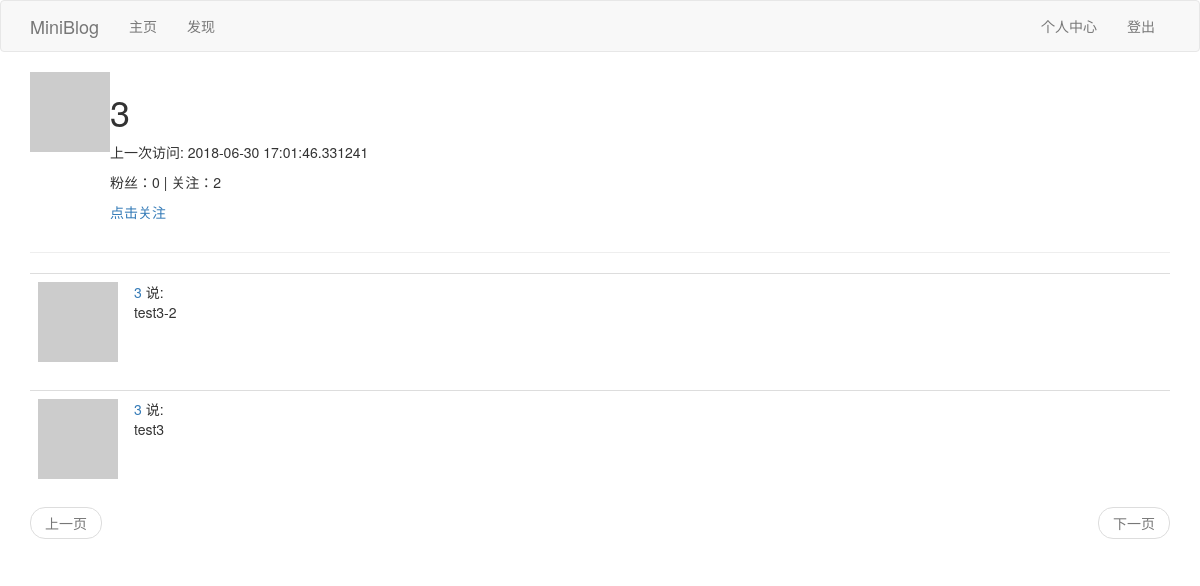
The app's page /user/3 (signed in), older data.
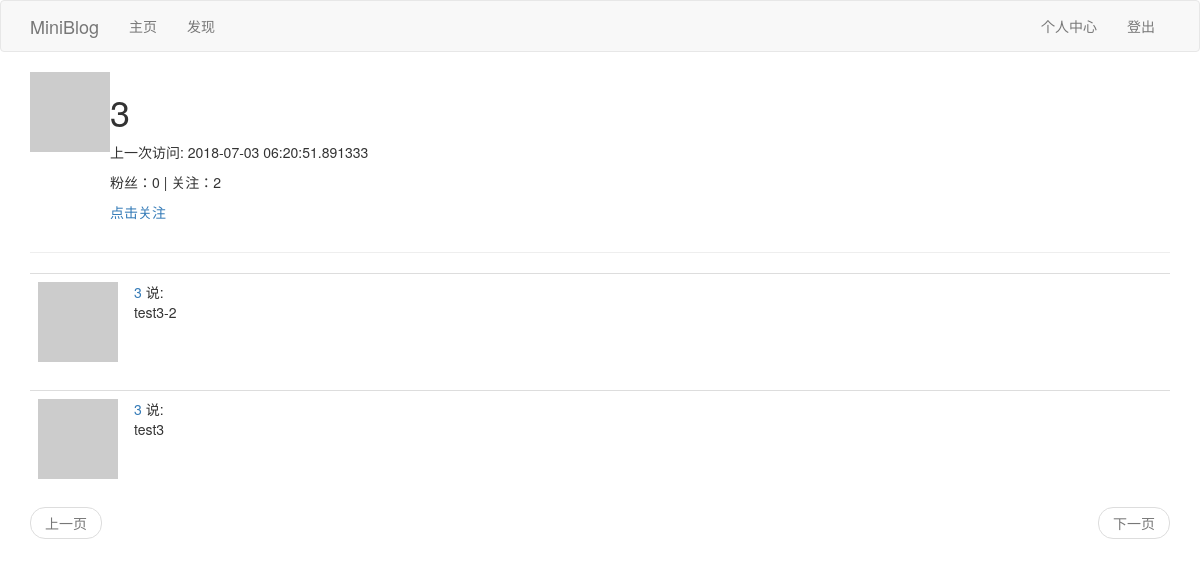
The same page, newer data.
### app/models.py (models this page shows, shortened)
class User(UserMixin,db.Model):
	__tablename__ = 'user'
	id = db.Column(db.Integer,primary_key=True)
	username = db.Column(db.String(64),index=True,unique=True)
	email = db.Column(db.String(64),index=True,unique=True)
	password_hash = db.Column(db.String(128))
	posts = db.relationship('Post',backref='author',lazy='dynamic')
	about_me = db.Column(db.String(140))
	last_seen = db.Column(db.DateTime,default=datetime.utcnow)
	def __repr__(self):
		return '<User {}'.format(self.username)
	__str__ = __repr__
	def avatar(self,size):
		digest = md5(self.email.lower().encode('utf-8')).hexdigest()
		return r'https://www.gravatar.com/avatar/{}?d=identicon&s={}'.format(digest,size)
	followed = db.relationship("User",secondary=followers,
		primaryjoin=(followers.c.follower_id == id),
		secondaryjoin=(followers.c.followed_id == id),
		backref=db.backref('followers',lazy='dynamic'),lazy='dynamic'
		)
	def is_following(self,user):
		return self.followed.filter(followers.c.followed_id == user.id).count()>0

class Post(db.Model):
    id = db.Column(db.Integer, primary_key=True)
    body = db.Column(db.String(140))
    timestamp = db.Column(db.DateTime, index=True, default=datetime.utcnow)
    user_id = db.Column(db.Integer, db.ForeignKey('user.id'))

### app/views.py (the view)
@app.route('/user/<username>')
@login_required
def user(username):
	user = User.query.filter_by(username=username).first_or_404()
	page = request.args.get('page',1,type=int)
	posts = user.posts.order_by(Post.timestamp.desc()).paginate(
		page,app.config['POSTS_PER_PAGE'],False)
	next_url = url_for('user',username=username,page=posts.next_num) if posts.has_next else None
	prev_url = url_for('user',username=username,page=posts.prev_num) if posts.has_prev else None
	return render_template('user.html',user=user,posts=posts.items,next_url=next_url, prev_url=prev_url)

### app/models.py (called while the page is built)
@login.user_loader
def load_user(id):
	return User.query.get(int(id))

### app/views.py (called while the page is built)
@app.before_request
def before_request():
	if current_user.is_authenticated:
		current_user.last_seen = datetime.utcnow()
		db.session.commit()

### app/templates/user.html (shortened to what this page needs)
{% extends "base.html" %}
{% block app_content %}
	<table>
        <tr valign="top">
            <td><img src="{{ user.avatar(128) }}"></td>
            <td>
            	<h1>{{ user.username }}</h1>
                {% if user.last_seen %}<p>上一次访问: {{ user.last_seen }}</p>{% endif %}
                <p>粉丝：{{ user.followers.count() }} | 关注：{{ user.followed.count() }} </p>
                {% if user == current_user %}
                    <p><a href="{{ url_for('edit_profile') }}">编辑</a></p>
                {% elif current_user.is_following(user) %}
                    <p><a href="{{ url_for('unfollow', username=user.username) }}">取消关注</a></p>
                {% else %}
                    <p><a href="{{ url_for('follow', username=user.username) }}">点击关注</a></p>
                {% endif %}
            </td>
        </tr>
    </table>
	<hr>
	{% for post in posts %}
		{% include "_post.html" %}
	{% endfor %}
    {% include "_pagination.html" %}
{% endblock %}

### app/templates/base.html (shortened to what this page needs)
{% extends 'bootstrap/base.html' %}
{% block navbar %}
    <nav class="navbar navbar-default">
        <div class="container">
            <div class="navbar-header">
                <a class="navbar-brand" href="{{ url_for('index') }}">MiniBlog</a>
            </div>
            <div class="collapse navbar-collapse" id="bs-example-navbar-collapse-1">
                <ul class="nav navbar-nav">
                    <li><a href="{{ url_for('index') }}">主页</a></li>
                    <li><a href="{{ url_for('explore') }}">发现</a></li>
                </ul>
                <ul class="nav navbar-nav navbar-right">
                    {% if current_user.is_anonymous %}
                    <li><a href="{{ url_for('login') }}">登陆</a></li>
                    {% else %}
                    <li><a href="{{ url_for('user', username=current_user.username) }}">个人中心</a></li>
                    <li><a href="{{ url_for('logout') }}">登出</a></li>
                    {% endif %}
                </ul>
            </div>
        </div>
    </nav>
{% endblock %}
{% block content %}
    <div class="container">
        {% block app_content %}{% endblock %}
    </div>
{% endblock %}

### app/templates/_post.html
    <table class="table table-hover">
        <tr>
            <td width="70px">
                <a href="{{ url_for('user', username=post.author.username) }}">
                    <img src="{{ post.author.avatar(70) }}" />
                </a>
            </td>
            <td>
                <a href="{{ url_for('user', username=post.author.username) }}">
                    {{ post.author.username }}
                </a>
                说:
                <br>
                {{ post.body }}
            </td>
        </tr>
    </table>

### app/templates/_pagination.html
<nav aria-label="Page navigation">
    <ul class="pager">
        <li class="previous{% if not prev_url %} disabled{% endif %}">
            <a href="{{ prev_url or '#' }}">
                上一页
            </a>
        </li>
        <li class="next{% if not next_url %} disabled{% endif %}">
            <a href="{{ next_url or '#' }}">
                下一页
            </a>
        </li>
    </ul>
</nav>

Row changes from the older to the newer data that the page shows:
changed User: last_seen "2018-06-30 17:01:46.331241" → "2018-07-03 06:20:51.891333"
